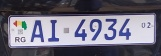
#> input picture plaque/1706397929.750346.jpg, 161 x 56 px
$ python -i plate_tools.py   (imports and definitions only)
#> lines starting #> are read from the running program, lines starting #| are printed output that depends on the picture
#> further down, picture is the input picture: shape (56, 161, 3); mean B, G, R 124.5, 109.4, 111.8
import numpy as np
import math
import cv2


def is_bad_plate(dim):
    x1, y1, x2, y2 = dim
    h, w = y2 - y1, x2 - x1
    if w < 30 or h < 12:
        return True
    return False


def is_rectangle_plate(h, w):
    if h * 2 < w:
        return True
    return False

def rotate_image(image, angle):
    image_center = tuple(np.array(image.shape[1::-1]) / 2)
    rot_mat = cv2.getRotationMatrix2D(image_center, angle, 1.0)
    result = cv2.warpAffine(image, rot_mat, image.shape[1::-1], flags=cv2.INTER_LINEAR)
    return result

def compute_skew(src_img):

    if len(src_img.shape) == 3:
        h, w, _ = src_img.shape
#> h = 56; w = 161
    elif len(src_img.shape) == 2:
        h, w = src_img.shape
    else:
        print('upsupported image type')

    img = cv2.medianBlur(src_img, 3)
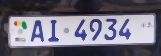
#> img: shape (56, 161, 3); mean B, G, R 124.6, 109.8, 112.3

    edges = cv2.Canny(img,  threshold1 = 30,  threshold2 = 100, apertureSize = 3, L2gradient = True)
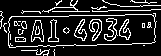
#> edges: shape (56, 161); 15.7% white in thin lines or dots
    lines = cv2.HoughLinesP(edges, 1, math.pi/180, 30, minLineLength=w / 4.0, maxLineGap=h/4.0)
#> lines = 17 rows, first 6: [9, 46, 131, 44], [69, 15, 155, 14], [39, 12, 160, 9], [120, 6, 160, 5], [0, 21, 56, 20], [74, 33, 125, 26]
    angle = 0.0
    nlines = lines.size
#> nlines = 68

    #print(nlines)
    cnt = 0
    for x1, y1, x2, y2 in lines[0]:
        ang = np.arctan2(y2 - y1, x2 - x1)
        #print(ang)
        if math.fabs(ang) <= 30: # excluding extreme rotations
            angle += ang
            cnt += 1
#> this loop made 1 pass
#> (x1, y1, x2, y2, ang, angle, cnt) on pass 1: (9, 46, 131, 44, -0.0164, -0.0164, 1)
#> after the loop, angle = -0.0164; cnt = 1

    if cnt == 0:
        return 0.0
    return (angle / cnt)*180/math.pi

def deskew(src_img):
    return rotate_image(src_img, compute_skew(src_img))
#> in rotate_image, `image_center = tuple(np.array(image.shape[1::-1]) / 2)`: image_center = (80.5, 28)
#> in rotate_image, `rot_mat = cv2.getRotationMatrix2D(image_center, angle, 1.0)`: rot_mat = [[1, -0.0164, 0.47], [0.0164, 1, -1.32]]
#> in rotate_image, `result = cv2.warpAffine(image, rot_mat, image.shape[1::-1], flags=cv2...`:
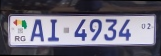
#> result: shape (56, 161, 3); mean B, G, R 123.9, 108.9, 111.3

>>> import cv2
>>> picture = cv2.imread('../plaque/1706397929.750346.jpg')
>>> result = deskew(picture)
